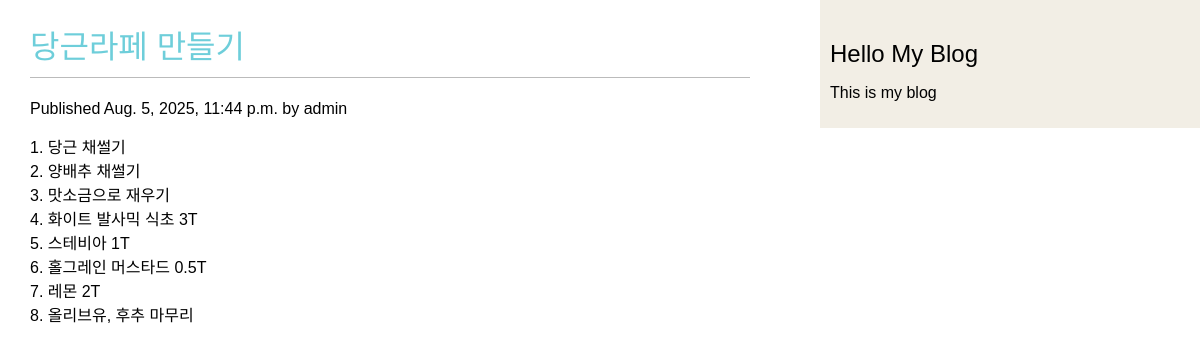
The app's page /blog/2025/8/5/French-Grated-Carrot-Salad/ with its own data.
### blog/models.py (models this page shows, shortened)
class Post(models.Model):
    class Status(models.TextChoices):
        DRAFT = 'DF', 'Draft'
        PUBLISHED = 'PB', 'Published'
    title = models.CharField(max_length=250)
    slug = models.SlugField(max_length=250,unique_for_date='publish')
    author = models.ForeignKey(User,on_delete=models.CASCADE, related_name='blog_posts')
    body = models.TextField()
    publish = models.DateTimeField(auto_now_add=timezone.now())
    created = models.DateTimeField(auto_now_add=True)
    updated = models.DateTimeField(auto_now_add=True)
    status = models.CharField(max_length=2,
                              choices=Status.choices,
                              default=Status.DRAFT)
    objects = models.Manager()
    published = PublishedManager() # 커스텀 관리자
    class Meta:
        ordering = ['-publish']
        indexes = [
            models.Index(fields = ['-publish']), # https://docs.djangoproject.com/en/4.1/ref/models/indexes/
        ]

### blog/views.py (the view)
# urls.py: path('<int:year>/<int:month>/<int:day>/<slug:post>/',views.post_detail,name='post_detail'),
def post_detail(request, year, month, day, post):
    post = get_object_or_404(Post,status=Post.Status.PUBLISHED,slug =post, publish__year = year, publish__month = month, publish__day = day)
    return render(request,'blog/post/detail.html',{'post':post})

### blog/templates/blog/post/detail.html
{% extends "blog/base.html" %} {% block title %}{{ post.title }} {% endblock %}
{% block content %}
<h1>{{ post.title }}</h1>
<p class=date"> Published {{ post.publish }} by {{ post.author }}</p>
{{ post.body|linebreaks }}
{% endblock content %}

### blog/static/css/blog.css (style rules this page uses)
body { margin:0; padding:0; font-family:helvetica, sans-serif; }
h1 { color:#6ECEDA; font-weight:normal; border-bottom:1px solid #bbb; padding:0 0 10px 0; }

### records on screen
Post: title "당근라페 만들기", publish "Aug. 5, 2025, 11:44 p.m.", author "admin", body "1. 당근 채썰기 2. 양배추 채썰기 3. 맛소금으로 재우기 4. 화이트 발사믹 식초 3T 5. 스테비아 1T 6. 홀그레인 머스타드 0.5T 7. 레몬 2T 8. 올리브유, 후추 마무리"
